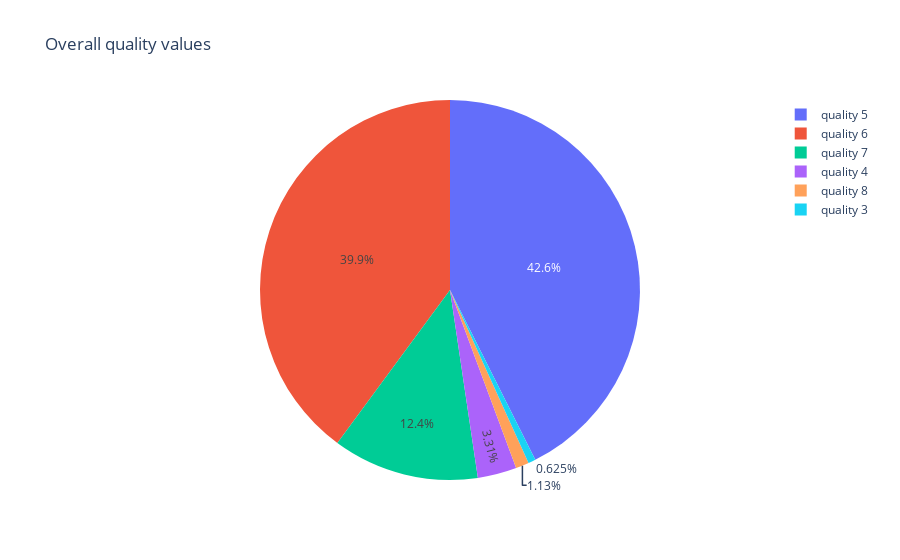

The code cell stored with this chart in its notebook:
### Code cell
fig = go.Figure()
fig.add_trace(go.Pie(values=values, labels=labels))
fig.update_layout(title="Overall quality values")

### Figure 1 — Plotly figure (JSON) as saved in the notebook; plotly's stock layout.template omitted (floating-point values rounded to 4 significant figures)
{"data": [{"labels": ["quality 3", "quality 4", "quality 5", "quality 6", "quality 7", "quality 8"], "type": "pie", "values": [10, 53, 681, 638, 199, 18]}], "layout": {"title": {"text": "Overall quality values"}}}
